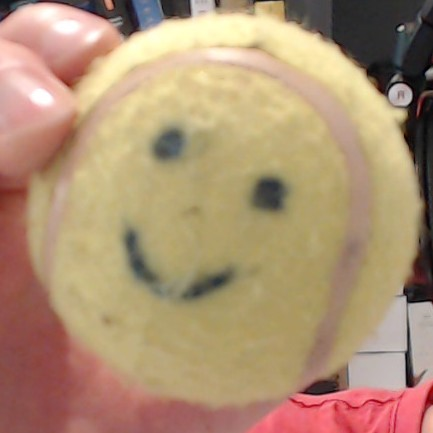
//> input picture object_localisation/Picture 2.jpg, 433 x 433 px
$ ./main   (built with g++ and OpenCV 4)
//> lines starting //> are read from the running program, lines starting //| are printed output that depends on the picture
### object_localisation/object_localiser.h
#pragma once

#include <opencv2\opencv.hpp>

namespace ol {

	enum matcher {BF, FLANN};

	class object_localiser
	{
	public:
		object_localiser();
		~object_localiser();

		const bool ORB(const cv::Mat &in1, const cv::Mat &in2, cv::Mat *out1, ol::matcher matcher = ol::BF);
		const bool BRISK(const cv::Mat &in1, const cv::Mat &in2, cv::Mat *out1, ol::matcher matcher = ol::BF);

	};

}

### object_localisation/object_localiser.cpp
#include "object_localiser.h"

ol::object_localiser::object_localiser()
{
}


ol::object_localiser::~object_localiser()
{
}

// [74 lines left out: function ORB, not called in this run]

const bool ol::object_localiser::BRISK(const cv::Mat & in1, const cv::Mat & in2, cv::Mat * out1, ol::matcher matcher)
{

	cv::Ptr<cv::BRISK> detector = cv::BRISK::create();

	std::vector<cv::KeyPoint> keypoints_object, keypoints_scene;

	cv::Mat descriptors_object, descriptors_scene;

	detector->detectAndCompute(in1, cv::Mat(), keypoints_object, descriptors_object);
	detector->detectAndCompute(in2, cv::Mat(), keypoints_scene, descriptors_scene);

	switch (matcher) {
	case ol::BF:

		cv::BFMatcher bf;
		std::vector< cv::DMatch > matches;

		bf.match(descriptors_object, descriptors_scene, matches);

		double max_dist = 0; double min_dist = 100;

		for (int i = 0; i < descriptors_object.rows; i++)
		{
			double dist = matches[i].distance;
			if (dist < min_dist) min_dist = dist;
			if (dist > max_dist) max_dist = dist;
		}

		std::vector< cv::DMatch > good_matches;

		for (int i = 0; i < descriptors_object.rows; i++)
		{
			if (matches[i].distance <= 0.5 * max_dist)
			{
				good_matches.push_back(matches[i]);
			}
		}

		cv::drawMatches(in1, keypoints_object, in2, keypoints_scene,
			good_matches, *out1, cv::Scalar(0, 0, 255), cv::Scalar(0, 0, 255),
			std::vector<char>(), cv::DrawMatchesFlags::NOT_DRAW_SINGLE_POINTS);


		std::vector<cv::Point2f> obj;
		std::vector<cv::Point2f> scene;

		for (size_t i = 0; i < good_matches.size(); i++)
		{
			obj.push_back(keypoints_object[good_matches[i].queryIdx].pt);
			scene.push_back(keypoints_scene[good_matches[i].trainIdx].pt);
		}

		cv::Mat H = findHomography(obj, scene, cv::RANSAC);

		std::vector<cv::Point2f> obj_corners(4);
		obj_corners[0] = cvPoint(0, 0); obj_corners[1] = cvPoint(in1.cols, 0);
		obj_corners[2] = cvPoint(in1.cols, in1.rows); obj_corners[3] = cvPoint(0, in1.rows);

		std::vector<cv::Point2f> scene_corners(4);

		perspectiveTransform(obj_corners, scene_corners, H);

		line(*out1, scene_corners[0] + cv::Point2f(in1.cols, 0.0), scene_corners[1] + cv::Point2f(in1.cols, 0.0), cv::Scalar(0, 255, 0), 4);
		line(*out1, scene_corners[1] + cv::Point2f(in1.cols, 0.0), scene_corners[2] + cv::Point2f(in1.cols, 0.0), cv::Scalar(0, 255, 0), 4);
		line(*out1, scene_corners[2] + cv::Point2f(in1.cols, 0.0), scene_corners[3] + cv::Point2f(in1.cols, 0.0), cv::Scalar(0, 255, 0), 4);
		line(*out1, scene_corners[3] + cv::Point2f(in1.cols, 0.0), scene_corners[0] + cv::Point2f(in1.cols, 0.0), cv::Scalar(0, 255, 0), 4);

		break;

	}

	return false;
}

### object_localisation/main.cpp
#include <opencv2\opencv.hpp>
#include <iostream>

#include "object_localiser.h"

int main(int argc, char* argv[]) {

	cv::Mat image_1 = cv::imread("Picture 2.jpg");
//> image_1 is the input picture: 433 rows x 433 cols, CV_8UC3; mean B, G, R 116.2, 146.1, 174.9
	cv::Mat image_2 = cv::imread("Picture 3.jpg");
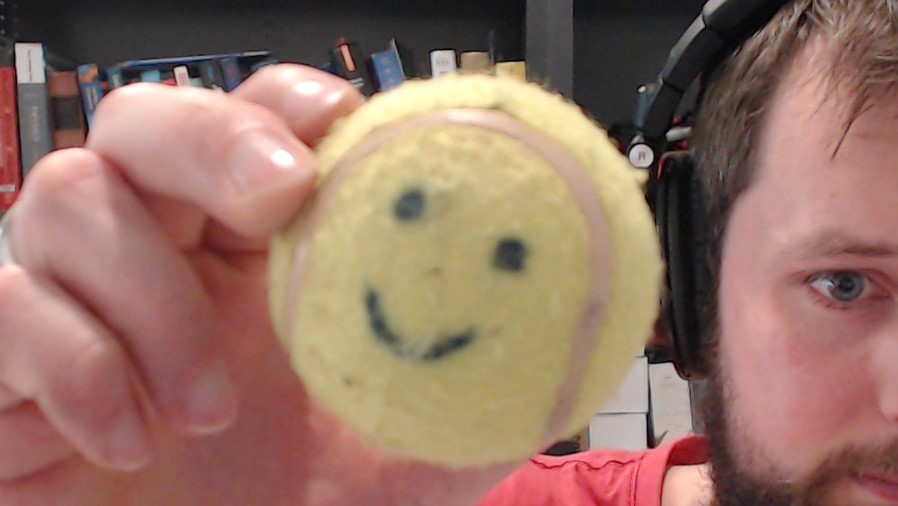
//> input picture object_localisation/Picture 3.jpg, 898 x 506 px
//> image_2 is the input picture: 506 rows x 898 cols, CV_8UC3; mean B, G, R 102, 116.1, 150.6

	if (image_1.empty() || image_2.empty()) {
		std::cout << "Could not open image/s." << std::endl;
		return -1;
	}

	cv::namedWindow("Image", CV_WINDOW_AUTOSIZE);

	ol::object_localiser localiser;
	cv::Mat output_image;

	localiser.BRISK(image_1, image_2, &output_image);
//> in BRISK, `detector->detectAndCompute(in1, cv::Mat(), keypoints_object, descripto..`: keypoints_object = 78 keypoints; strongest (x, y, size): (399, 28, 14.8), (402, 27, 13), (385, 93, 20.6), (407, 386, 13.9)
//> in BRISK, `detector->detectAndCompute(in2, cv::Mat(), keypoints_scene, descriptor..`: keypoints_scene = 385 keypoints; strongest (x, y, size): (622, 149, 55.5), (650, 446, 26.9), (181, 70, 34), (177, 69, 27.3)
//> in BRISK, `bf.match(descriptors_object, descriptors_scene, matches);`: matches = 78 matches
//> the loop in BRISK, `for (int i = 0; i < descriptors_object.rows; i++)` made 78 passes
//> (dist, max_dist) on passes 1, 4, 8, 15, 32, 36, 41, 51: (310.3, 310.3), (548, 548), (559.9, 559.9), (591, 591), (596.5, 596.5), (605.3, 605.3), (715.5, 715.5), (750, 750)
//> (dist, min_dist) on passes 3, 28, 29, 73: (66.74, 66.74), (32, 32), (4.9, 4.9), (0, 0)
//> after the loop in BRISK, `for (int i = 0; i < descriptors_object.rows; i++)`: min_dist = 0; max_dist = 750
//> in BRISK, `cv::drawMatches(in1, keypoints_object, in2, keypoints_scene, good_matc..`:
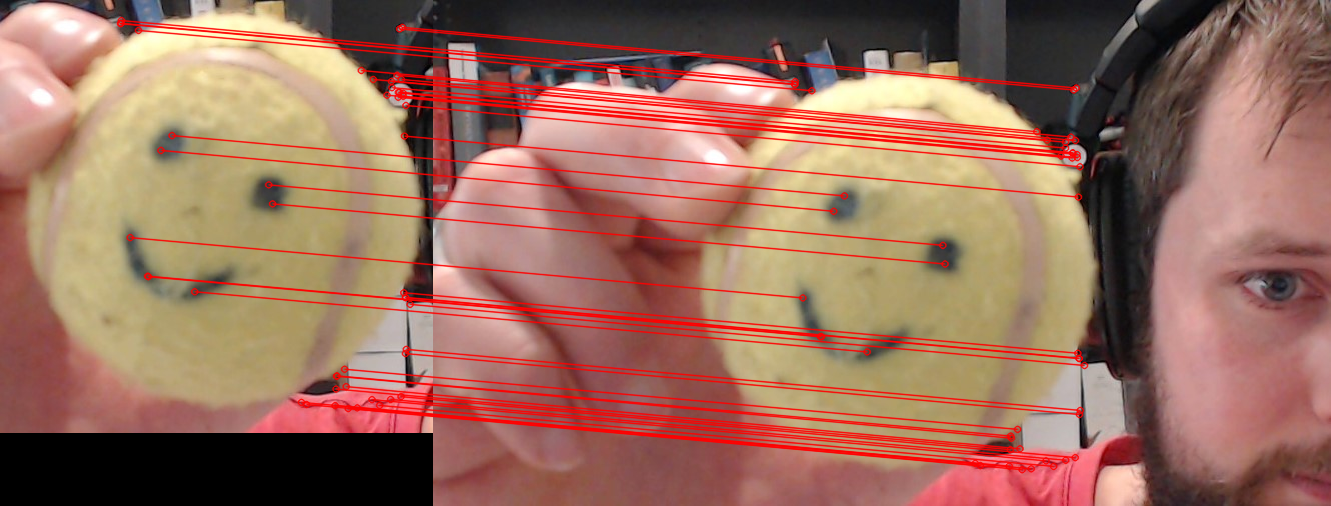
//> out1: 506 rows x 1331 cols, CV_8UC3; mean B, G, R 94.5, 111.3, 155.4
//> the loop in BRISK, `for (size_t i = 0; i < good_matches.size(); i++)` made 48 passes
//> in BRISK, `cv::Mat H = findHomography(obj, scene, cv::RANSAC);`: H = [[1, -0.00914, 240.3], [0.00184, 0.993, 60.73], [1.65e-06, -1.53e-05, 1]]
//> in BRISK, `perspectiveTransform(obj_corners, scene_corners, H);`: scene_corners = 4 Points (x, y): [240.3, 60.73], [674, 61.48], [674.5, 494.3], [238, 493.9]
//> in BRISK, `line(*out1, scene_corners[3] + cv::Point2f(in1.cols, 0.0), scene_corne..`:
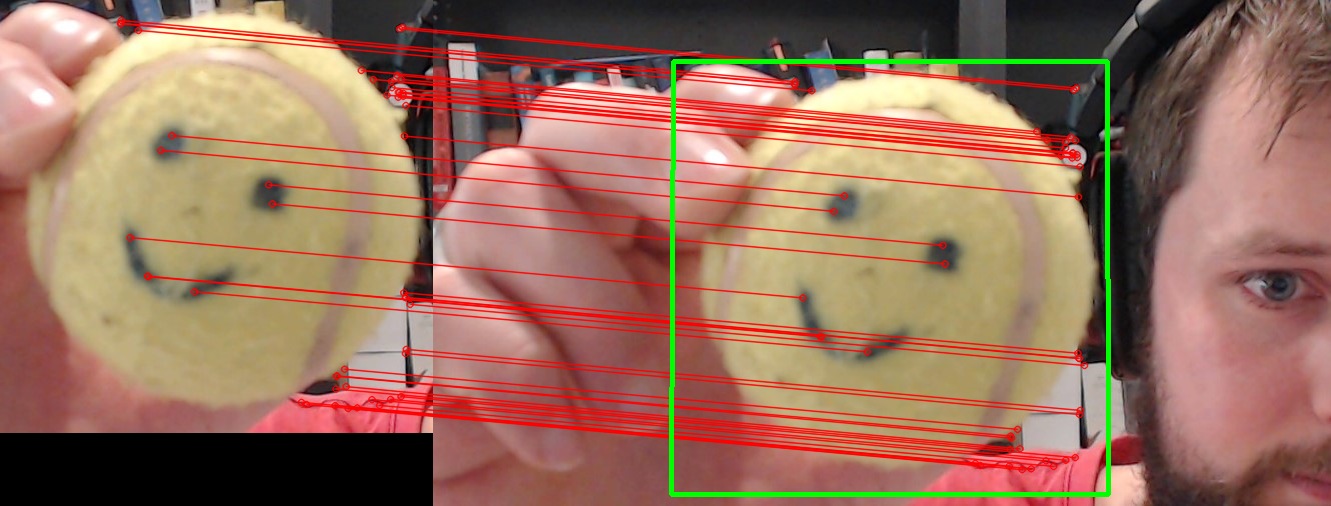
//> out1: 506 rows x 1331 cols, CV_8UC3; mean B, G, R 93.5, 113.6, 153.7

	cv::imshow("Image", output_image);

	cv::imwrite(cv::String("Out 1.jpg"), output_image);

	cv::waitKey(0);

	cv::destroyAllWindows();

	return 0;

}
